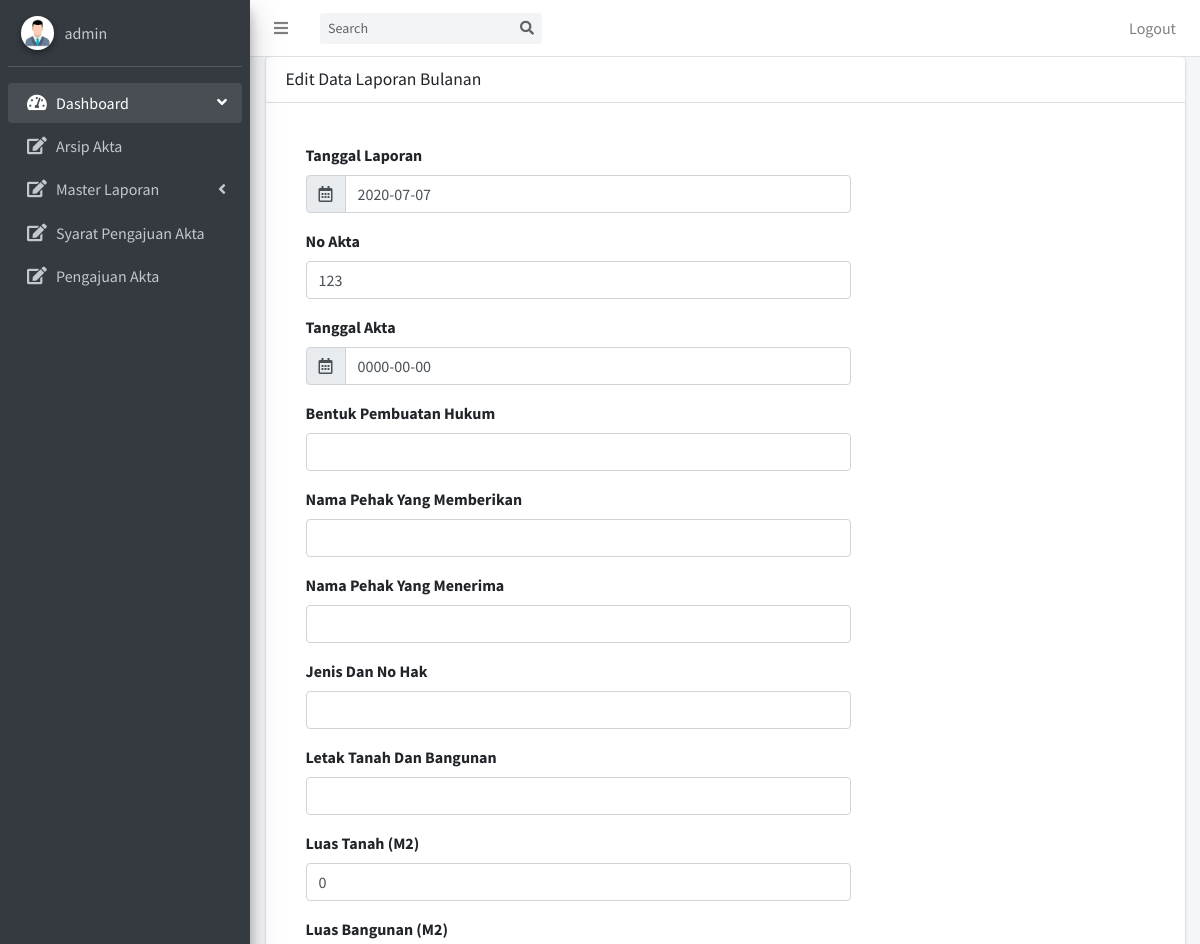
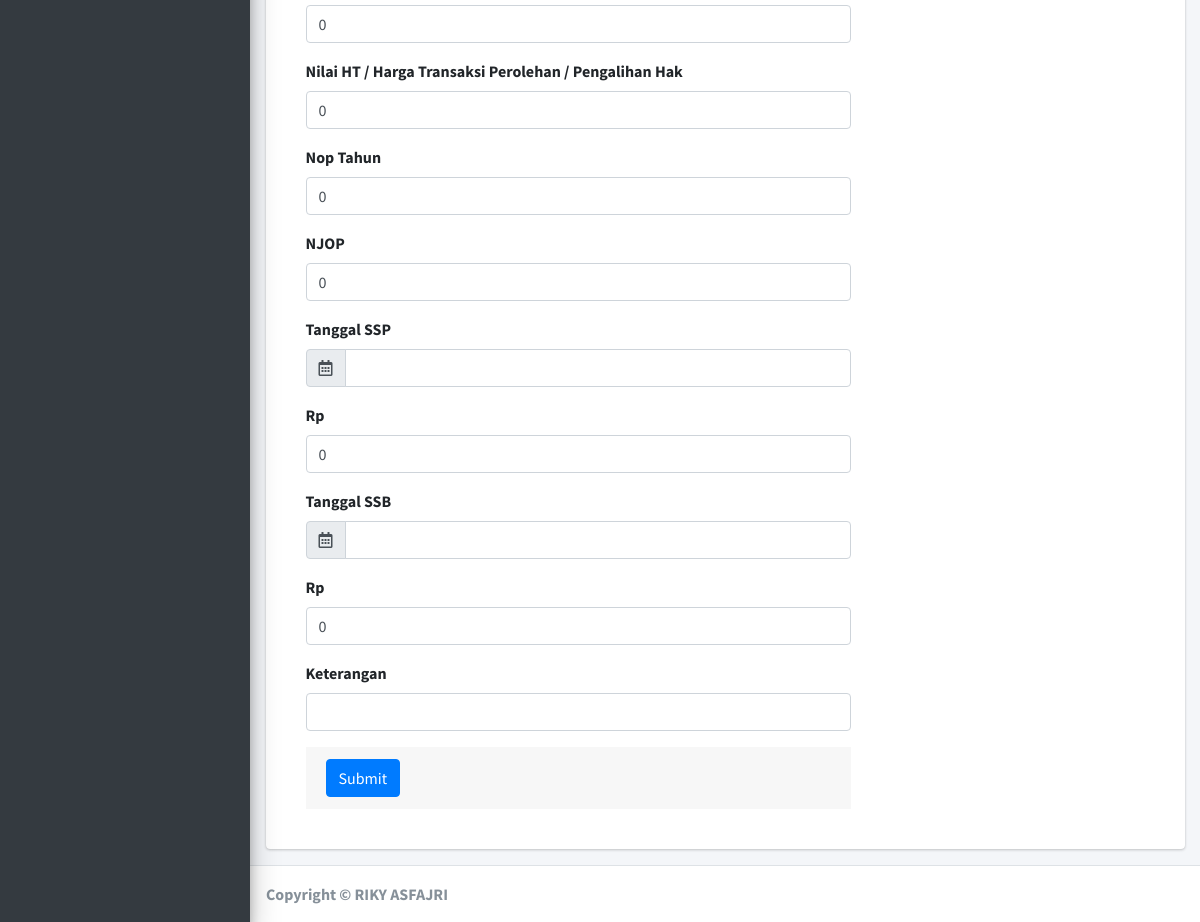
/nia/admin/laporan/edit.php?id=7 (signed in), run on the app's committed database (2 pictures, top to bottom).
### tables this page shows
CREATE TABLE `laporan` (
  `id_laporan` int(11) NOT NULL,
  `no_akta` varchar(125) NOT NULL,
  `tgl_akta` date NOT NULL,
  `bentuk_hukum` varchar(15) NOT NULL,
  `nama_penjual` varchar(50) NOT NULL,
  `nama_pembeli` varchar(50) NOT NULL,
  `no_sertifikat` varchar(100) NOT NULL,
  `alamat_tanah` varchar(125) NOT NULL,
  `luas_tanah` int(100) NOT NULL,
  `luas_bangunan` int(100) NOT NULL,
  `harga_peralihan_hak` int(20) NOT NULL,
  `nop_tahun` int(20) NOT NULL,
  `njop` int(20) NOT NULL,
  `tgl_ssp` varchar(20) NOT NULL,
  `h_ssp` int(20) NOT NULL,
  `tgl_ssb` varchar(20) NOT NULL,
  `h_ssb` int(20) NOT NULL,
  `keterangan` varchar(225) NOT NULL,
  `tgl_laporan` varchar(11) NOT NULL
);

### nia/admin/laporan/edit.php (the view, shortened to what this page needs)
<?php include "../../pages/coneksi/config.php";
if (empty($_SESSION['username']) AND
    empty($_SESSION['password']))
    { header('location:../../pages/login/login.php');}
    else {
?>
<!DOCTYPE html>
<html>
<head>
  <link rel="stylesheet" href="../../plugins/fontawesome-free/css/all.min.css">
  <link rel="stylesheet" href="https://code.ionicframework.com/ionicons/2.0.1/css/ionicons.min.css">
  <link rel="stylesheet" href="../../plugins/daterangepicker/daterangepicker.css">
  <link rel="stylesheet" href="../../plugins/icheck-bootstrap/icheck-bootstrap.min.css">
  <link rel="stylesheet" href="../../plugins/bootstrap-colorpicker/css/bootstrap-colorpicker.min.css">
  <link rel="stylesheet" href="../../plugins/tempusdominus-bootstrap-4/css/tempusdominus-bootstrap-4.min.css">
  <link rel="stylesheet" href="../../plugins/select2/css/select2.min.css">
  <link rel="stylesheet" href="../../plugins/select2-bootstrap4-theme/select2-bootstrap4.min.css">
  <link rel="stylesheet" href="../../plugins/bootstrap4-duallistbox/bootstrap-duallistbox.min.css">
  <link rel="stylesheet" href="../../dist/css/adminlte.min.css">
  <link rel="stylesheet" href="as.css">
</head>
<body class="hold-transition sidebar-mini">
<div class="wrapper">
  <?php include 'navbar.php'; include 'sidebar.php'; ?>
  <div class="content-wrapper">
    <section class="content">
      <div class="container-fluid">
        <div class="row">
          <div class="col-md-12">
            <div class="card card-danger">
              <div class="card-header">
                <h3 class="card-title">Edit Data Laporan Bulanan</h3>
              </div>
              <div class="card-body">
                <?php
                $hasil =mysqli_query($koneksi,"SELECT * FROM laporan WHERE id_laporan='$_GET[id]' ");
                $edit=mysqli_fetch_assoc($hasil);
                    ?>
                  <form role="form" action="edit_proses.php" method="post" enctype="multipart/form-data">
                <div class="card-body col-md-8">
                  <div class="form-group">
                    <label >Tanggal Laporan</label>
                    <div class="input-group">
                    <div class="input-group-prepend">
                      <span class="input-group-text"><i class="far fa-calendar-alt"></i></span>
                    </div>
                    <input type="text" class="form-control" name="tgl_lap" value="<?php echo "$edit[tgl_laporan]"; ?>" data-inputmask-alias="datetime" data-inputmask-inputformat="dd/mm/yyyy" data-mask>
                    </div>
                  </div>
                  <div class="form-group">
                    <label >No Akta</label>
                    <input type="text" class="form-control" name="n_akta" value="<?php echo "$edit[no_akta]"; ?>">
                  </div>
                  <div class="form-group">
                    <label >Tanggal Akta</label>
                    <div class="input-group">
                    <div class="input-group-prepend">
                      <span class="input-group-text"><i class="far fa-calendar-alt"></i></span>
                    </div>
                    <input type="text" class="form-control" name="tgl_akta" value="<?php echo "$edit[tgl_akta]"; ?>" data-inputmask-alias="datetime" data-inputmask-inputformat="dd/mm/yyyy" data-mask>
                    </div>
                  </div>
                  <div class="form-group">
                    <label >Bentuk Pembuatan Hukum</label>
                    <input type="text" class="form-control" name="bph" value="<?php echo "$edit[bentuk_hukum]"; ?>" >
                  </div>
                  <div class="form-group">
                    <label > Nama Pehak Yang Memberikan</label>
                    <input type="text" class="form-control" name="pmb"  value="<?php echo "$edit[nama_penjual]"; ?>">
                  </div>
                  <div class="form-group">
                    <label >Nama Pehak Yang Menerima</label>
                    <input type="text" class="form-control" name="pmn" value="<?php echo "$edit[nama_pembeli]"; ?>">
                  </div>
                  <div class="form-group">
                    <label >Jenis Dan No Hak</label>
                    <input type="text" class="form-control" name="jnh" value="<?php echo "$edit[no_sertifikat]"; ?>">
                  </div>
                  <div class="form-group">
                    <label >Letak Tanah Dan Bangunan</label>
                    <input type="text" class="form-control" name="ltb" value="<?php echo "$edit[alamat_tanah]"; ?>" >
                  </div>
                  <div class="form-group">
                    <label >Luas Tanah (M2)</label>
                    <input type="text" class="form-control" name="lt" value="<?php echo "$edit[luas_tanah]"; ?>">
                  </div>
                  <div class="form-group">
                    <label >Luas Bangunan (M2)</label>
                    <input type="text" class="form-control" name="lb" value="<?php echo "$edit[luas_bangunan]"; ?>">
                  </div>
                  <div class="form-group">
                    <label >Nilai HT / Harga Transaksi Perolehan / Pengalihan Hak</label>
                    <input type="text" class="form-control" name="ht" value="<?php echo "$edit[harga_peralihan_hak]"; ?>">
                  </div>
                  <div class="form-group">
                    <label >Nop Tahun</label>
                    <input type="text" class="form-control" name="nop" value="<?php echo "$edit[nop_tahun]"; ?>">
                  </div>
                  <div class="form-group">
                    <label >NJOP</label>
                    <input type="text" class="form-control" name="njop" value="<?php echo "$edit[njop]"; ?>">
                  </div>
                  <div class="form-group">
                    <label >Tanggal SSP</label>
                    <div class="input-group">
                    <div class="input-group-prepend">
                      <span class="input-group-text"><i class="far fa-calendar-alt"></i></span>
                    </div>
                    <input type="text" class="form-control" name="tgl_ssp" value="<?php echo "$edit[tgl_ssp]"; ?>" data-inputmask-alias="datetime" data-inputmask-inputformat="dd/mm/yyyy" data-mask>
                    </div>
                  </div>
                  <div class="form-group">
                    <label >Rp </label>
                    <input type="text" class="form-control" name="rpsp" value="<?php echo "$edit[h_ssp]"; ?>">
                  </div>
                  <div class="form-group">
                    <label >Tanggal SSB</label>
                    <div class="input-group">
                    <div class="input-group-prepend">
                      <span class="input-group-text"><i class="far fa-calendar-alt"></i></span>
                    </div>
                    <input type="text" class="form-control" name="tgl_ssb" value="<?php echo "$edit[tgl_ssb]"; ?>" data-inputmask-alias="datetime" data-inputmask-inputformat="dd/mm/yyyy" data-mask>
                    </div>
                  </div>
                  <div class="form-group">
                    <label >Rp </label>
                    <input type="text" class="form-control" name="rpsb" value="<?php echo "$edit[h_ssb]"; ?>" >
                  </div>
                  <div class="form-group">
                    <label >Keterangan</label>
                    <input type="text" class="form-control" name="ket" value="<?php echo "$edit[keterangan]"; ?>">
                  </div>
                <div class="card-footer">
                  <button type="submit" class="btn btn-primary">Submit</button>
                </div>
              </form>
              </div>
            </div>
          </div>
        </div>
      </div>
    </section>
  </div>
  <?php include '../footer.php'; ?>
</div>
</body>
</html>
<?php } ;?>

### data on the page
laporan: tgl_lap "2020-07-07", n_akta "123", tgl_akta "0000-00-00", lt "0", lb "0", ht "0", nop "0", njop "0", rpsp "0", rpsb "0"

### other printed values
$_SESSION[username] "admin"
